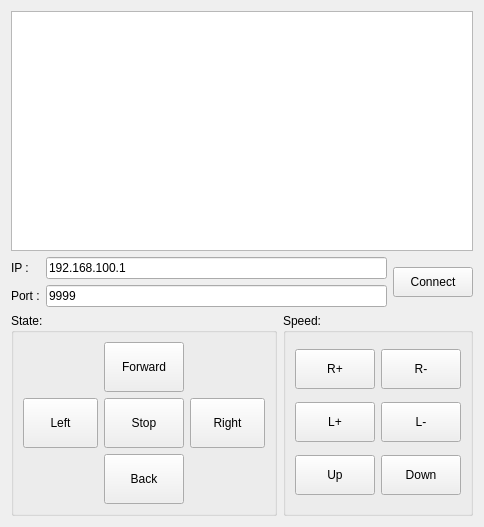
<?xml version="1.0" encoding="UTF-8"?>
<ui version="4.0">
 <class>carContrl</class>
 <widget class="QWidget" name="carContrl">
  <property name="geometry">
   <rect>
    <x>0</x>
    <y>0</y>
    <width>459</width>
    <height>516</height>
   </rect>
  </property>
  <property name="windowTitle">
   <string>Form</string>
  </property>
  <layout class="QVBoxLayout" name="verticalLayout">
   <item>
    <widget class="QListWidget" name="listWidgetSpeed">
     <property name="minimumSize">
      <size>
       <width>380</width>
       <height>240</height>
      </size>
     </property>
    </widget>
   </item>
   <item>
    <layout class="QHBoxLayout" name="horizontalLayout_2">
     <item>
      <layout class="QGridLayout" name="gridLayout_2">
       <item row="0" column="0">
        <widget class="QLabel" name="label">
         <property name="text">
          <string>IP :</string>
         </property>
        </widget>
       </item>
       <item row="0" column="1">
        <widget class="QLineEdit" name="lineEditIP">
         <property name="minimumSize">
          <size>
           <width>130</width>
           <height>0</height>
          </size>
         </property>
         <property name="text">
          <string>192.168.100.1</string>
         </property>
        </widget>
       </item>
       <item row="1" column="0">
        <widget class="QLabel" name="label_2">
         <property name="text">
          <string>Port :</string>
         </property>
        </widget>
       </item>
       <item row="1" column="1">
        <widget class="QLineEdit" name="lineEditPort">
         <property name="minimumSize">
          <size>
           <width>130</width>
           <height>0</height>
          </size>
         </property>
         <property name="text">
          <string>9999</string>
         </property>
        </widget>
       </item>
      </layout>
     </item>
     <item>
      <widget class="QPushButton" name="pushButtonCtrlConnect">
       <property name="minimumSize">
        <size>
         <width>80</width>
         <height>30</height>
        </size>
       </property>
       <property name="text">
        <string>Connect</string>
       </property>
      </widget>
     </item>
    </layout>
   </item>
   <item>
    <layout class="QHBoxLayout" name="horizontalLayout">
     <item>
      <widget class="QGroupBox" name="groupBox">
       <property name="title">
        <string>State:</string>
       </property>
       <layout class="QGridLayout" name="gridLayout">
        <item row="0" column="0">
         <spacer name="horizontalSpacer">
          <property name="orientation">
           <enum>Qt::Horizontal</enum>
          </property>
          <property name="sizeHint" stdset="0">
           <size>
            <width>72</width>
            <height>20</height>
           </size>
          </property>
         </spacer>
        </item>
        <item row="0" column="1">
         <widget class="QPushButton" name="pushButtonForward">
          <property name="minimumSize">
           <size>
            <width>0</width>
            <height>50</height>
           </size>
          </property>
          <property name="text">
           <string>Forward</string>
          </property>
         </widget>
        </item>
        <item row="0" column="2">
         <spacer name="horizontalSpacer_2">
          <property name="orientation">
           <enum>Qt::Horizontal</enum>
          </property>
          <property name="sizeHint" stdset="0">
           <size>
            <width>72</width>
            <height>20</height>
           </size>
          </property>
         </spacer>
        </item>
        <item row="1" column="0">
         <widget class="QPushButton" name="pushButtonLeft">
          <property name="minimumSize">
           <size>
            <width>0</width>
            <height>50</height>
           </size>
          </property>
          <property name="maximumSize">
           <size>
            <width>75</width>
            <height>16777215</height>
           </size>
          </property>
          <property name="text">
           <string>Left</string>
          </property>
         </widget>
        </item>
        <item row="1" column="1">
         <widget class="QPushButton" name="pushButtonStop">
          <property name="minimumSize">
           <size>
            <width>0</width>
            <height>50</height>
           </size>
          </property>
          <property name="text">
           <string>Stop</string>
          </property>
         </widget>
        </item>
        <item row="1" column="2">
         <widget class="QPushButton" name="pushButtonRight">
          <property name="minimumSize">
           <size>
            <width>0</width>
            <height>50</height>
           </size>
          </property>
          <property name="maximumSize">
           <size>
            <width>75</width>
            <height>16777215</height>
           </size>
          </property>
          <property name="text">
           <string>Right</string>
          </property>
         </widget>
        </item>
        <item row="2" column="0">
         <spacer name="horizontalSpacer_3">
          <property name="orientation">
           <enum>Qt::Horizontal</enum>
          </property>
          <property name="sizeHint" stdset="0">
           <size>
            <width>72</width>
            <height>20</height>
           </size>
          </property>
         </spacer>
        </item>
        <item row="2" column="1">
         <widget class="QPushButton" name="pushButtonBack">
          <property name="minimumSize">
           <size>
            <width>0</width>
            <height>50</height>
           </size>
          </property>
          <property name="text">
           <string>Back</string>
          </property>
         </widget>
        </item>
        <item row="2" column="2">
         <spacer name="horizontalSpacer_4">
          <property name="orientation">
           <enum>Qt::Horizontal</enum>
          </property>
          <property name="sizeHint" stdset="0">
           <size>
            <width>72</width>
            <height>20</height>
           </size>
          </property>
         </spacer>
        </item>
       </layout>
      </widget>
     </item>
     <item>
      <widget class="QGroupBox" name="groupBox_2">
       <property name="title">
        <string>Speed:</string>
       </property>
       <layout class="QGridLayout" name="gridLayout_3">
        <item row="0" column="0">
         <widget class="QPushButton" name="pushButtonLeftIN">
          <property name="minimumSize">
           <size>
            <width>0</width>
            <height>40</height>
           </size>
          </property>
          <property name="text">
           <string>R+</string>
          </property>
         </widget>
        </item>
        <item row="0" column="1">
         <widget class="QPushButton" name="pushButtonLeftDE">
          <property name="minimumSize">
           <size>
            <width>0</width>
            <height>40</height>
           </size>
          </property>
          <property name="text">
           <string>R-</string>
          </property>
         </widget>
        </item>
        <item row="1" column="0">
         <widget class="QPushButton" name="pushButtonRightIN">
          <property name="minimumSize">
           <size>
            <width>0</width>
            <height>40</height>
           </size>
          </property>
          <property name="text">
           <string>L+</string>
          </property>
         </widget>
        </item>
        <item row="1" column="1">
         <widget class="QPushButton" name="pushButtonRightDE">
          <property name="minimumSize">
           <size>
            <width>0</width>
            <height>40</height>
           </size>
          </property>
          <property name="text">
           <string>L-</string>
          </property>
         </widget>
        </item>
        <item row="2" column="0">
         <widget class="QPushButton" name="pushButtonSpeedUp">
          <property name="minimumSize">
           <size>
            <width>0</width>
            <height>40</height>
           </size>
          </property>
          <property name="text">
           <string>Up</string>
          </property>
         </widget>
        </item>
        <item row="2" column="1">
         <widget class="QPushButton" name="pushButtonSpeedDown">
          <property name="minimumSize">
           <size>
            <width>0</width>
            <height>40</height>
           </size>
          </property>
          <property name="text">
           <string>Down</string>
          </property>
         </widget>
        </item>
       </layout>
      </widget>
     </item>
    </layout>
   </item>
  </layout>
 </widget>
 <resources/>
 <connections/>
</ui>
